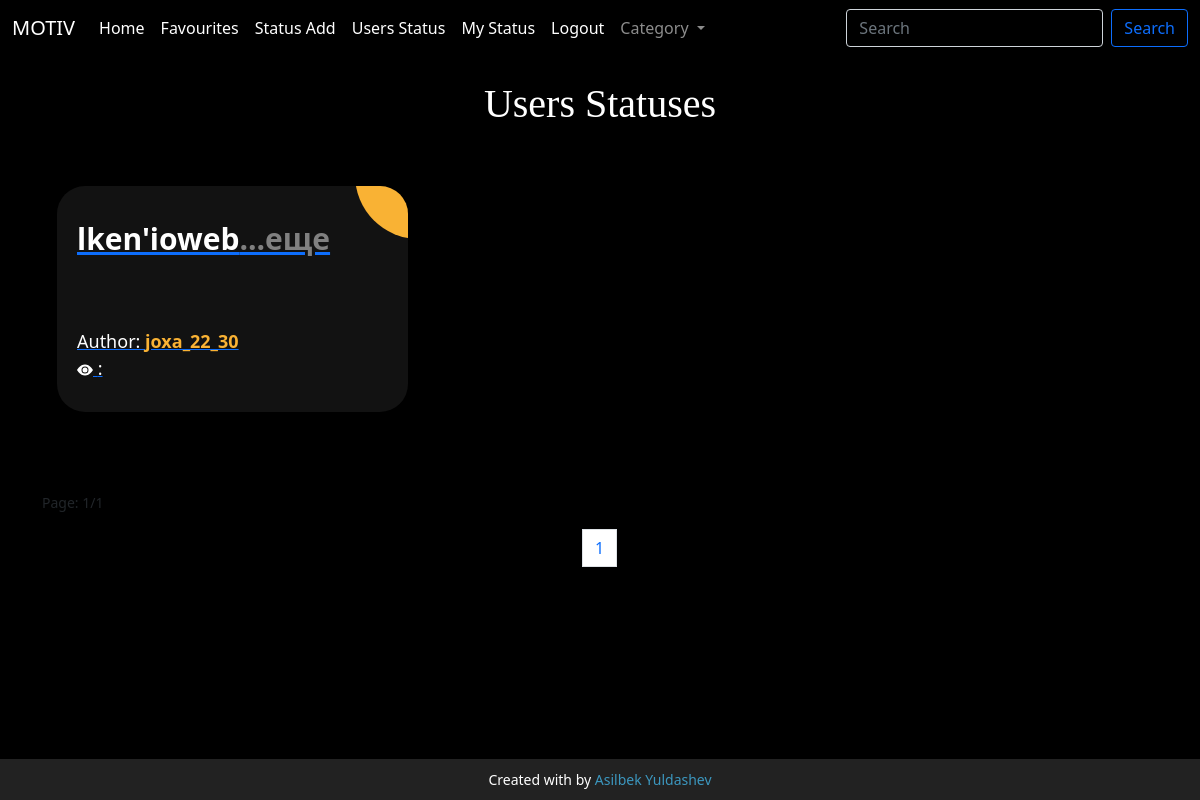
Page /users_status/ on the earlier database version.
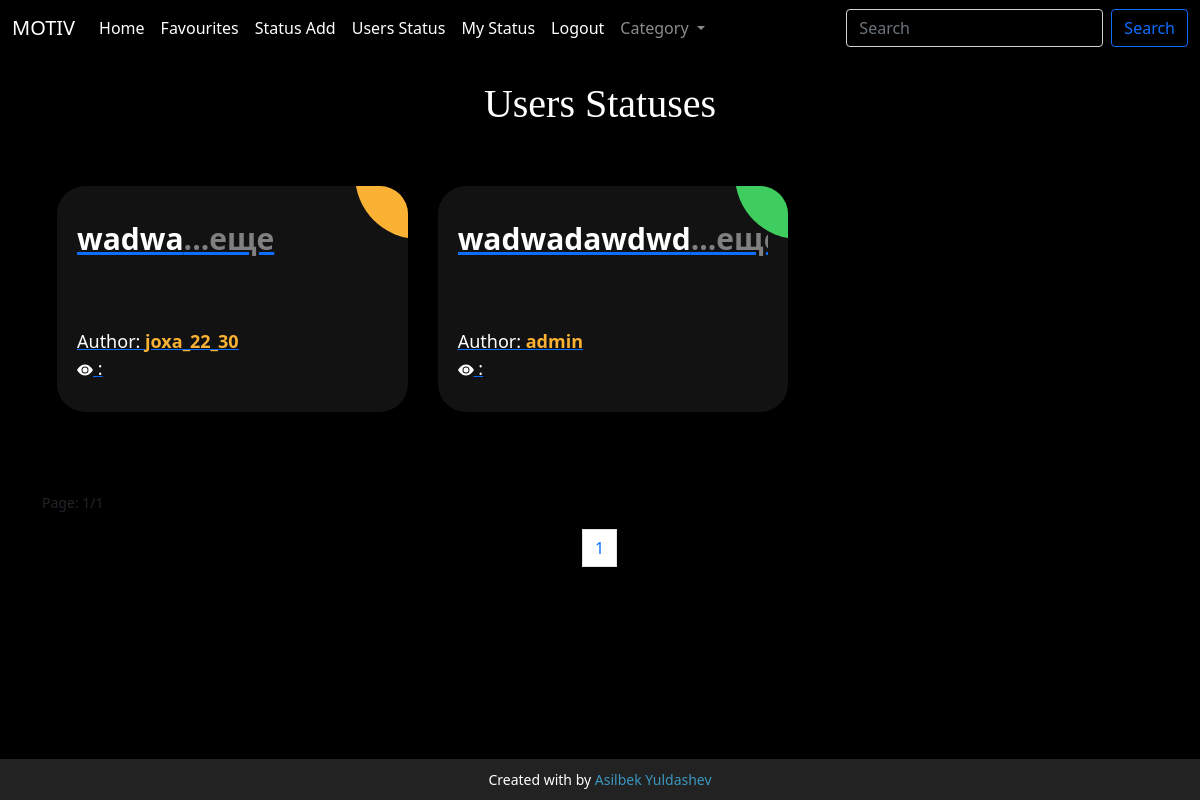
Same page on the later database version.
### main/models.py (models this page shows, shortened)
class StatusUser(models.Model):
    text = models.TextField()
    author = models.ForeignKey(User, on_delete=models.CASCADE)

class User(AbstractUser):
    img = models.ImageField(upload_to="images/")
    count = models.BooleanField(default=True)

### main/views.py (the view)
# urls.py: path('users_status/',users_status,name='users_status'),
def users_status(request):
    users = StatusUser.objects.all()
    page = Paginator(users, 3)
    page_list = request.GET.get('page')
    page = page.get_page(page_list)
    category = Category.objects.all()
    ctx = {
        'page':page,
        'category':category
    }
    return render(request,'users_status.html',ctx)

### template/users_status.html (shortened to what the changed rows need)
{% load static %}
{% load hitcount_tags %}
<!doctype html>
<html lang="en">
<head>
    <link href="https://cdn.jsdelivr.net/npm/bootstrap@5.1.0/dist/css/bootstrap.min.css" rel="stylesheet"
>
    <link rel="stylesheet" href="{% static 'salom.css' %}">
</head>
<body>
<h1 class="text-center text-white mt-4" style="font-family: cursive">Users Statuses</h1>
<link rel="stylesheet" href="https://use.fontawesome.com/releases/v5.7.0/css/all.css"
>
<div style="" class="container">
    {% if search %}
    <div class="ag-format-container">
        <div class="ag-courses_box">
            {% for i in status %}
            <div class="ag-courses_item">
                <a href="{% url 'users_status_get' i.id %}" class="ag-courses-item_link">
                    <div class="ag-courses-item_bg">
                    </div>
                    <div class="ag-courses-item_title">
                        <span>{{ i.text|slice:40 }}<span style="color: gray">...еще</span></span>
                    </div>
                    <div class="ag-courses-item_date-box">
                        Author:
                        <span class="ag-courses-item_date">
              {{ i.author }} </span>
                        <br>
                        <svg xmlns="http://www.w3.org/2000/svg" width="16" height="16" fill="currentColor"
                             class="bi bi-eye-fill" viewBox="0 0 16 16">
                            <path d="M10.5 8a2.5 2.5 0 1 1-5 0 2.5 2.5 0 0 1 5 0"/>
                            <path d="M0 8s3-5.5 8-5.5S16 8 16 8s-3 5.5-8 5.5S0 8 0 8m8 3.5a3.5 3.5 0 1 0 0-7 3.5 3.5 0 0 0 0 7"/>
                        </svg>
                        : {% get_hit_count for i %}
                    </div>
            </div>
            </a>
        </div>
    </div>
    {% endfor %}
    {% else %}
    <div class="ag-format-container">
        <div class="ag-courses_box">
            {% for i in page.object_list %}
            <div class="ag-courses_item">
                <a href="{% url 'users_status_get' i.id %}" class="ag-courses-item_link">
                    <div class="ag-courses-item_bg"></div>
                    <div id="textbox" class="ag-courses-item_title">
                        <span>{{ i.text|slice:40 }}<span style="color: gray">...еще</span></span>
                    </div>
                    <div class="ag-courses-item_date-box">
                        Author:
                        <span class="ag-courses-item_date">
              {{ i.author }} </span> <br>
                        <svg xmlns="http://www.w3.org/2000/svg" width="16" height="16" fill="currentColor"
                             class="bi bi-eye-fill" viewBox="0 0 16 16">
                            <path d="M10.5 8a2.5 2.5 0 1 1-5 0 2.5 2.5 0 0 1 5 0"/>
                            <path d="M0 8s3-5.5 8-5.5S16 8 16 8s-3 5.5-8 5.5S0 8 0 8m8 3.5a3.5 3.5 0 1 0 0-7 3.5 3.5 0 0 0 0 7"/>
                        </svg>
                        : {% get_hit_count for i %}
                    </div>
                </a>
            </div>
            {% endfor %}
        </div>
    </div>
    {% endif %}
    <nav aria-label="Page navigation example">
        <ul class="pagination justify-content-center">
            {% for num_page in page.paginator.page_range %}
            {% if page.number == num_page %}
            <li class="page-item"><a class="page-link" href="#">{{ num_page }}</a></li>
            {% endif %}<br/>{% endfor %}
        </ul>
    </nav>
</div>
</body>
</html>

Differences in the rows shown:
removed StatusUser: text "lken'ioweb", author "joxa_22_30"
added StatusUser: text "wadwa", author "joxa_22_30"
added StatusUser: text "wadwadawdwd", author "admin"
